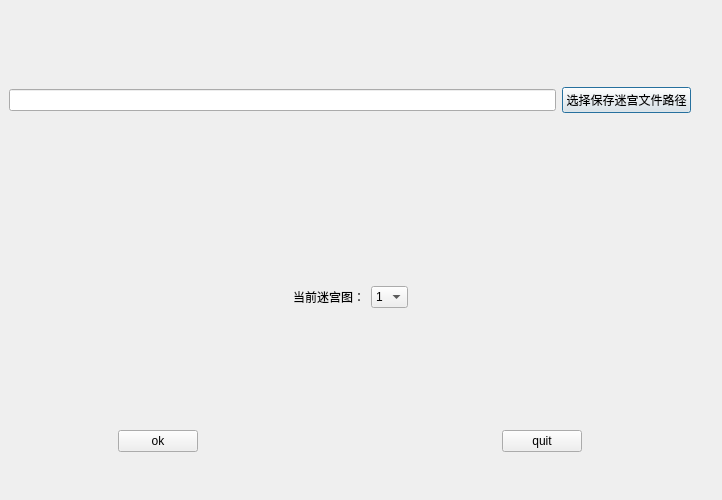
<?xml version="1.0" encoding="UTF-8"?>
<ui version="4.0">
 <class>myLogin</class>
 <widget class="QDialog" name="myLogin">
  <property name="geometry">
   <rect>
    <x>0</x>
    <y>0</y>
    <width>722</width>
    <height>500</height>
   </rect>
  </property>
  <property name="minimumSize">
   <size>
    <width>722</width>
    <height>500</height>
   </size>
  </property>
  <property name="maximumSize">
   <size>
    <width>722</width>
    <height>500</height>
   </size>
  </property>
  <property name="windowTitle">
   <string>Setting</string>
  </property>
  <layout class="QVBoxLayout" name="verticalLayout_2">
   <property name="spacing">
    <number>0</number>
   </property>
   <property name="leftMargin">
    <number>0</number>
   </property>
   <property name="topMargin">
    <number>0</number>
   </property>
   <property name="rightMargin">
    <number>0</number>
   </property>
   <property name="bottomMargin">
    <number>0</number>
   </property>
   <item>
    <widget class="QWidget" name="widget" native="true">
     <property name="maximumSize">
      <size>
       <width>700</width>
       <height>200</height>
      </size>
     </property>
     <layout class="QHBoxLayout" name="horizontalLayout">
      <item>
       <widget class="QLineEdit" name="lineEdit"/>
      </item>
      <item>
       <widget class="QPushButton" name="pushButton_path">
        <property name="text">
         <string>选择保存迷宫文件路径</string>
        </property>
       </widget>
      </item>
     </layout>
    </widget>
   </item>
   <item>
    <widget class="QWidget" name="widget_3" native="true">
     <property name="maximumSize">
      <size>
       <width>700</width>
       <height>16777215</height>
      </size>
     </property>
     <layout class="QVBoxLayout" name="verticalLayout">
      <item>
       <widget class="QWidget" name="widget_2" native="true">
        <property name="maximumSize">
         <size>
          <width>700</width>
          <height>200</height>
         </size>
        </property>
        <layout class="QHBoxLayout" name="horizontalLayout_2">
         <item>
          <spacer name="horizontalSpacer">
           <property name="orientation">
            <enum>Qt::Horizontal</enum>
           </property>
           <property name="sizeHint" stdset="0">
            <size>
             <width>40</width>
             <height>20</height>
            </size>
           </property>
          </spacer>
         </item>
         <item>
          <widget class="QLabel" name="label">
           <property name="maximumSize">
            <size>
             <width>90</width>
             <height>30</height>
            </size>
           </property>
           <property name="text">
            <string>当前迷宫图：</string>
           </property>
          </widget>
         </item>
         <item>
          <widget class="QComboBox" name="comboBox">
           <item>
            <property name="text">
             <string>1</string>
            </property>
           </item>
           <item>
            <property name="text">
             <string>2</string>
            </property>
           </item>
           <item>
            <property name="text">
             <string>3</string>
            </property>
           </item>
           <item>
            <property name="text">
             <string>4</string>
            </property>
           </item>
           <item>
            <property name="text">
             <string>5</string>
            </property>
           </item>
          </widget>
         </item>
         <item>
          <spacer name="horizontalSpacer_2">
           <property name="orientation">
            <enum>Qt::Horizontal</enum>
           </property>
           <property name="sizeHint" stdset="0">
            <size>
             <width>40</width>
             <height>20</height>
            </size>
           </property>
          </spacer>
         </item>
        </layout>
       </widget>
      </item>
      <item>
       <widget class="QWidget" name="widget_4" native="true">
        <property name="maximumSize">
         <size>
          <width>700</width>
          <height>100</height>
         </size>
        </property>
        <layout class="QHBoxLayout" name="horizontalLayout_3">
         <item>
          <spacer name="horizontalSpacer_3">
           <property name="orientation">
            <enum>Qt::Horizontal</enum>
           </property>
           <property name="sizeType">
            <enum>QSizePolicy::Fixed</enum>
           </property>
           <property name="sizeHint" stdset="0">
            <size>
             <width>100</width>
             <height>20</height>
            </size>
           </property>
          </spacer>
         </item>
         <item>
          <widget class="QPushButton" name="pushButton_ok">
           <property name="text">
            <string>ok</string>
           </property>
          </widget>
         </item>
         <item>
          <spacer name="horizontalSpacer_4">
           <property name="orientation">
            <enum>Qt::Horizontal</enum>
           </property>
           <property name="sizeType">
            <enum>QSizePolicy::Fixed</enum>
           </property>
           <property name="sizeHint" stdset="0">
            <size>
             <width>300</width>
             <height>20</height>
            </size>
           </property>
          </spacer>
         </item>
         <item>
          <widget class="QPushButton" name="pushButton_quit">
           <property name="text">
            <string>quit</string>
           </property>
          </widget>
         </item>
         <item>
          <spacer name="horizontalSpacer_5">
           <property name="orientation">
            <enum>Qt::Horizontal</enum>
           </property>
           <property name="sizeType">
            <enum>QSizePolicy::Fixed</enum>
           </property>
           <property name="sizeHint" stdset="0">
            <size>
             <width>100</width>
             <height>20</height>
            </size>
           </property>
          </spacer>
         </item>
        </layout>
       </widget>
      </item>
     </layout>
    </widget>
   </item>
  </layout>
 </widget>
 <resources/>
 <connections/>
</ui>
